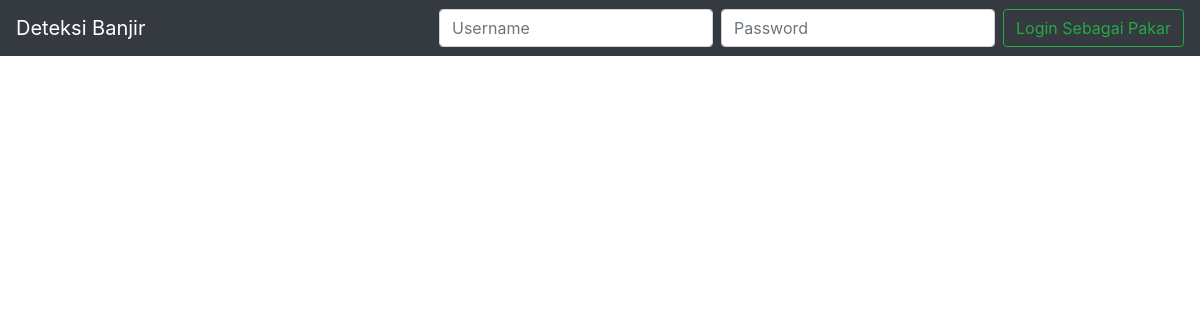
Before: / with the older database file.
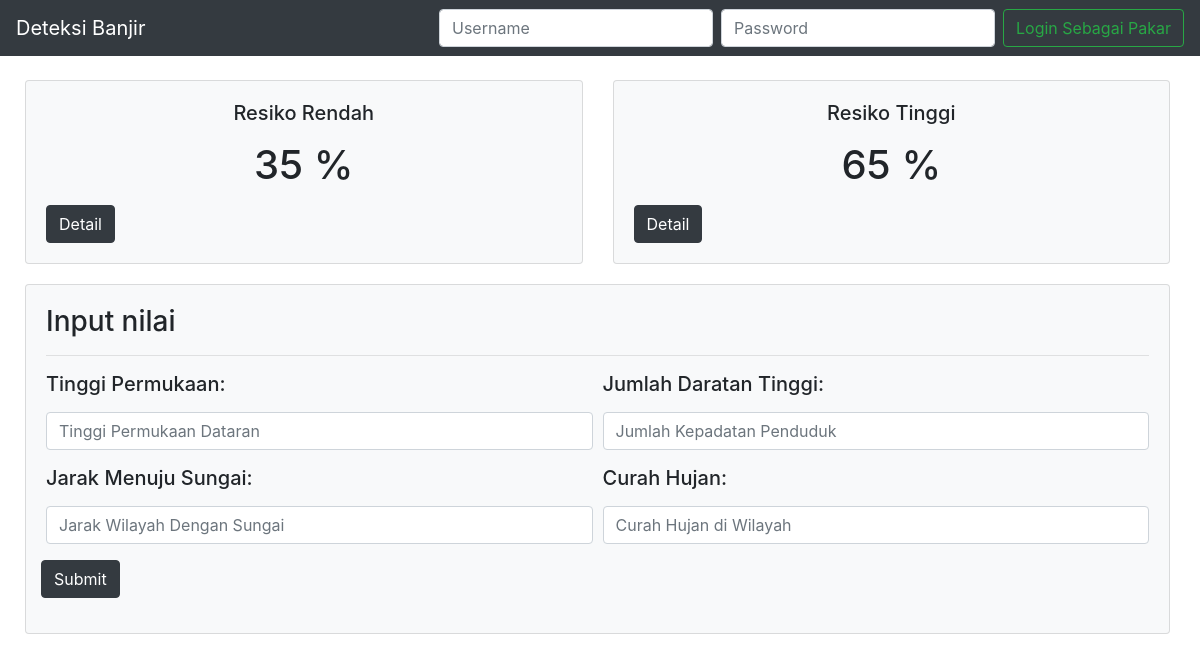
After: the same page with the newer database file.
### tables this page shows
CREATE TABLE `masukan` (
  `id_masukan` int(11) NOT NULL,
  `tinggi_permukaan` int(11) DEFAULT NULL,
  `jumlah_daerahT` int(11) DEFAULT NULL,
  `jarak_sungai` int(11) DEFAULT NULL,
  `curah_hujan` int(11) NOT NULL,
  `hasil1` int(11) NOT NULL,
  `hasil2` int(11) NOT NULL,
  `id_hasil` int(11) DEFAULT NULL
);

### application/controllers/Welcome.php (called while the page is built, shortened)
<?php
class Welcome extends CI_Controller {
	public function __construct(){
		$this->load->library('session');
	}
	public function index()
	{
        $this->load->model("M_edit");
		$id = $this->M_edit->id_terakhir();
		$hasilID = $id->id_masukan;
		$user_id = $hasilID;
        $data["user_data"] = $this->M_edit->fetch_single_dataH($user_id);
        $data["fetch_data"] = $this->M_edit->fetch_dataH();
        $this->load->view("user_biasa", $data);
		$this->load->model('M_login');
	}
}

### index.php (called while the page is built, shortened)
<?php
require_once BASEPATH.'core/CodeIgniter.php';

### application/models/M_edit.php (called while the page is built, shortened)
<?php
class M_edit extends CI_Model {
      function fetch_dataH()
      {
           $this->db->select("*");
           $this->db->from("hasil");
           $query = $this->db->get();
           return $query;
      }
      function id_terakhir(){
      	$this->db->select('id_masukan');
        $this->db->order_by('id_masukan',"desc");
        $this->db->limit(1);
        $hasil = $this->db->get('masukan')->row();
        return $hasil;
      }
      function fetch_single_dataH()
      {
        $id = $this->id_terakhir();
        $hasilID = $id->id_masukan;
      	$id = $hasilID;
        $this->db->where("id_masukan", $id);
        $query = $this->db->get("masukan");
        return $query;
      }
}
?>

### application/views/user_biasa.php (the view, shortened to what this page needs)
<!DOCTYPE html>
<html>
<head>
	<link rel="stylesheet" href="bootstrap/dist/css/bootstrap.css">
	<link rel="stylesheet" href="https://stackpath.bootstrapcdn.com/bootstrap/4.3.1/css/bootstrap.min.css">
</head>
<body>
    <nav class="navbar navbar-dark bg-dark">
        <a class="navbar-brand" href="<?= base_url('Welcome');?>">Deteksi Banjir</a>
        <form class="form-inline" method="post" action="<?= base_url('Welcome/login');?>">
            <input class="form-control mr-sm-2" type="text" placeholder="Username" aria-label="Username" name="username">
            <input class="form-control mr-sm-2" type="password" placeholder="Password" aria-label="Password" name="password">
            <button class="btn btn-outline-success my-2 my-sm-0" type="submit" name="submit" >Login Sebagai Pakar</button>
        </form>
    </nav>
    <div>
        <br>
    </div>
    <div class="container-fluid">
        <?php foreach ($user_data->result() as $v) {?>
        <div class="col-12" style="padding-left: 10px">
            <div class="row" style="padding-bottom: 20px">
                <div class="col-sm-6">
                    <div class="card bg-light">
                        <div class="card-body">
                            <h5 class="card-title" style="text-align: center;">Resiko Rendah</h5>
                            <p class="card-text">
                                <h1 style="text-align: center;"><?php echo $v->hasil2 ?> %
                                </h1>
                            </p>
                            <button type="button" class="btn btn-dark" data-toggle="modal" data-target="#exampleModalLong">
                            Detail
                            </button>
                        </div>
                    </div>
                </div>
                <div class="col-sm-6">
                    <div class="card bg-light">
                        <div class="card-body">
                            <h5 class="card-title" style="text-align: center;">Resiko Tinggi</h5>
                            <p class="card-text">
                                <h1 style="text-align: center;"><?php echo $v->hasil1 ?> %
                                </h1>
                            </p>
                            <button type="button" class="btn btn-dark" data-toggle="modal" data-target="#exampleModalLong1">
                            Detail
                            </button>
                        </div>
                    </div>
                </div>
            </div>
            <div class="row">
                <div class="col-sm-12">
                    <div class="card bg-light" style="height: 350px;">
                        <div class="card-body">
                            <h3>
                                Input nilai
                            </h3>
                            <hr>
                            <form  method="post" action="<?= base_url('C_fuzzy/fuzzy');?>">
                                <div class="form-row">
                                    <div class="form-group col-md-6">
                                        <label for="inputPermukaan"><h5>Tinggi Permukaan:</h5></label>
                                        <input type="number" class="form-control" id="inputPermukaan" placeholder="Tinggi Permukaan Dataran" name="inputPermukaan">
                                    </div>
                                    <div class="form-group col-md-6">
                                        <label for="inputDaerah"><h5>Jumlah Daratan Tinggi:</h5></label>
                                        <input type="number" class="form-control" id="inputDaerah" placeholder="Jumlah Kepadatan Penduduk" name="banyakDaerah">
                                    </div>
                                </div>
                                <div class="form-row">
                                    <div class="form-group col-md-6">
                                        <label for="inputSungai"><h5>Jarak Menuju Sungai:</h5></label>
                                        <input type="number" class="form-control" id="inputSungai" placeholder="Jarak Wilayah Dengan Sungai" name="inputSungai">
                                    </div>
                                    <div class="form-group col-md-6">
                                        <label for="inputCurahHujan"><h5>Curah Hujan:</h5></label>
                                        <input type="number" class="form-control" id="inputCurahHujan" placeholder="Curah Hujan di Wilayah" name="inputCHujan">
                                    </div>
                                </div>
                                <div class="form-row">
                                    <button type="submit" class="btn btn-dark" name="kirim">Submit</button>
                                </div>
                            </form>
                        </div>
                    </div>
                </div>
            </div>
            </div>
            <?php } ?>
        </div>
</body>
</html>

Changed rows visible on the page:
added masukan: hasil2 "35", hasil1 "65"
